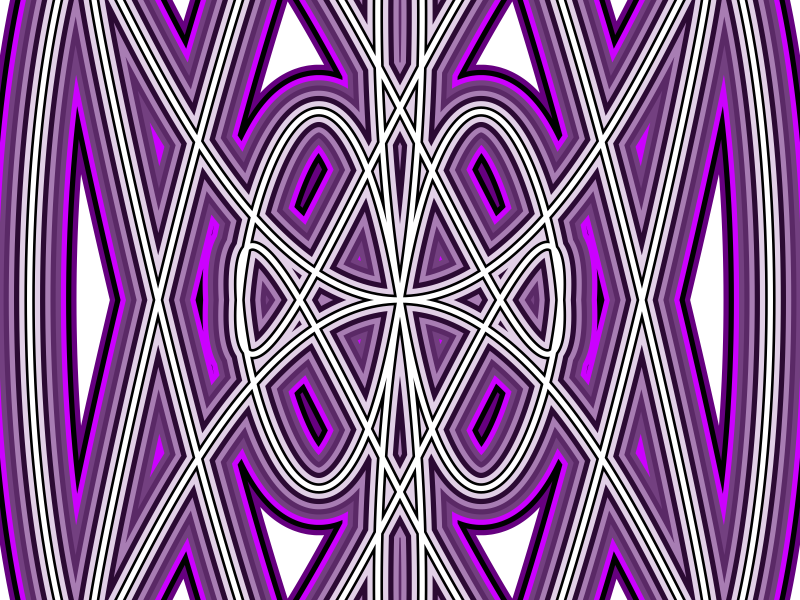

Write R code to recreate this figure.
png("mypic3.png",width=600,height=300)

par(mar=c(0,0,0,0))

plot(0,0,type="n",axes=F,ann=F,xlim=c(-2,2),ylim=c(-1,1))

th = seq(0,2*pi,pi/1000)
x = cos(th*7)+cos(th*3)
y = sin(th*11)+sin(5*th)
pp = seq(0,1,length.out=length(th))
lines(x,y,col=hsv(0.8,1,0.5),lwd=90)
lines(x,y,col=hsv(0.8,0,0),lwd=80)
lines(x,y,col=hsv(0.8,1,1),lwd=70)
lines(x,y,col=hsv(0.8,0.5,0.5),lwd=60)
lines(x,y,col=hsv(0.8,0.6,0.4),lwd=50)
lines(x,y,col=hsv(0.8,0.3,0.7),lwd=40)
lines(x,y,col=hsv(0.8,0.8,0.2),lwd=30)
lines(x,y,col=hsv(0.8,0.1,0.9),lwd=20)
lines(x,y,col=hsv(0.8,0,0),lwd=10)
lines(x,y,col=hsv(0.8,0,1),lwd=5)
print(pp)
dev.off()
